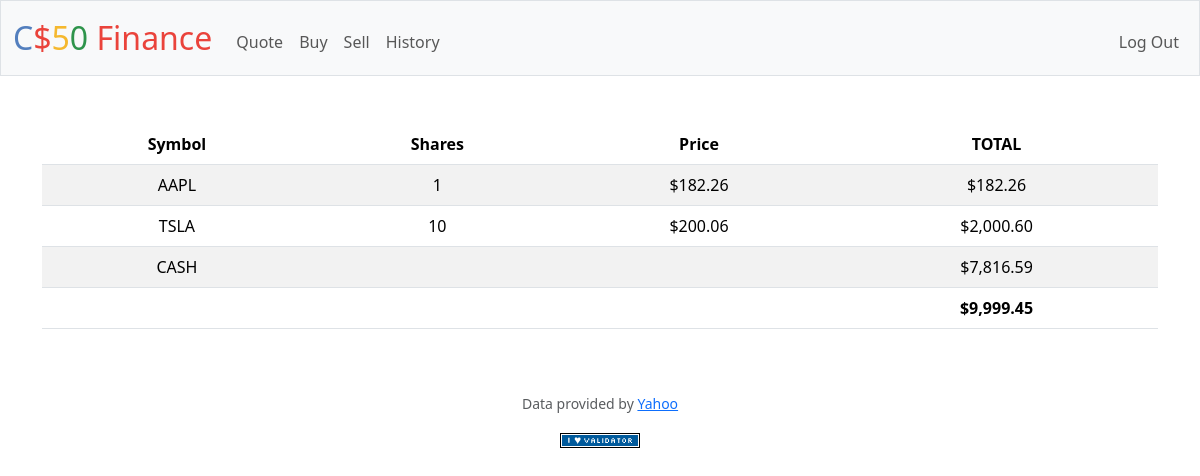
/ (signed in), run on the app's committed database.
### tables this page shows
CREATE TABLE transactions (
id INTEGER PRIMARY KEY AUTOINCREMENT,
user_id INTEGER NOT NULL,
shares INTEGER NOT NULL,
price NUMERIC NOT NULL,
type TEXT NOT NULL,
symbol TEXT NOT NULL,
time TIMESTAMP DEFAULT CURRENT_TIMESTAMP,
FOREIGN KEY(user_id) REFERENCES users(id)
);

CREATE TABLE users (id INTEGER PRIMARY KEY AUTOINCREMENT NOT NULL, username TEXT NOT NULL, hash TEXT NOT NULL, cash NUMERIC NOT NULL DEFAULT 10000.00);

### app.py (the view)
@app.route("/")
@login_required
def index():
    user_id = session["user_id"]
    stocks = db.execute("SELECT symbol, price, SUM(shares) as totalShares FROM transactions WHERE user_id = ? GROUP BY symbol", user_id)
    cash = db.execute("SELECT cash FROM users WHERE id = ?", user_id)[0]["cash"]
    total = cash
    for stock in stocks:
        total += stock["price"] * stock["totalShares"]
    return render_template("index.html", stocks=stocks, cash=cash, usd=usd, total=total)

### app.py (called while the page is built)
@app.after_request
def after_request(response):
    response.headers["Cache-Control"] = "no-cache, no-store, must-revalidate"
    response.headers["Expires"] = 0
    response.headers["Pragma"] = "no-cache"
    return response

### helpers.py (called while the page is built)
def login_required(f):
    @wraps(f)
    def decorated_function(*args, **kwargs):
        if session.get("user_id") is None:
            return redirect("/login")
        return f(*args, **kwargs)
    return decorated_function

def usd(value):
    return f"${value:,.2f}"

### templates/index.html (shortened to what this page needs)
<!DOCTYPE html>
{% extends "layout.html" %}
{% block main %}
    <table class="table table-striped">
        <thead>
            <tr>
                <th>Symbol</th>
                <th>Shares</th>
                <th>Price</th>
                <th>TOTAL</th>
            </tr>
        </thead>
        <tbody>
            {% for stock in stocks %}
                <tr>
                    <td> {{ stock["symbol"] }} </td>
                    <td> {{ stock["totalShares"] }} </td>
                    <td> {{ usd(stock["price"]) }} </td>
                    <td> {{ usd(stock["totalShares"] * stock["price"]) }} </td>
                </tr>
            {% endfor %}
            <tr>
                <td>CASH</td>
                <td colspan="2"></td>
                <td>{{ usd(cash) }}</td>
            </tr>
        </tbody>
        <tfoot>
            <td colspan="3"></td>
            <td>
                <strong>{{ usd(total) }}</strong>
            </td>
        </tfoot>
    </table>
{% endblock %}

### data on the page
transactions: symbol "AAPL", totalShares "1", price "$182.26", usd(stock['totalShares']*stock['price']) "$182.26"
transactions: symbol "TSLA", totalShares "10", price "$200.06", totalShares "$2,000.60"
users: cash "$7,816.59"

### other printed values
{{ usd(total) }} "$9,999.45"
